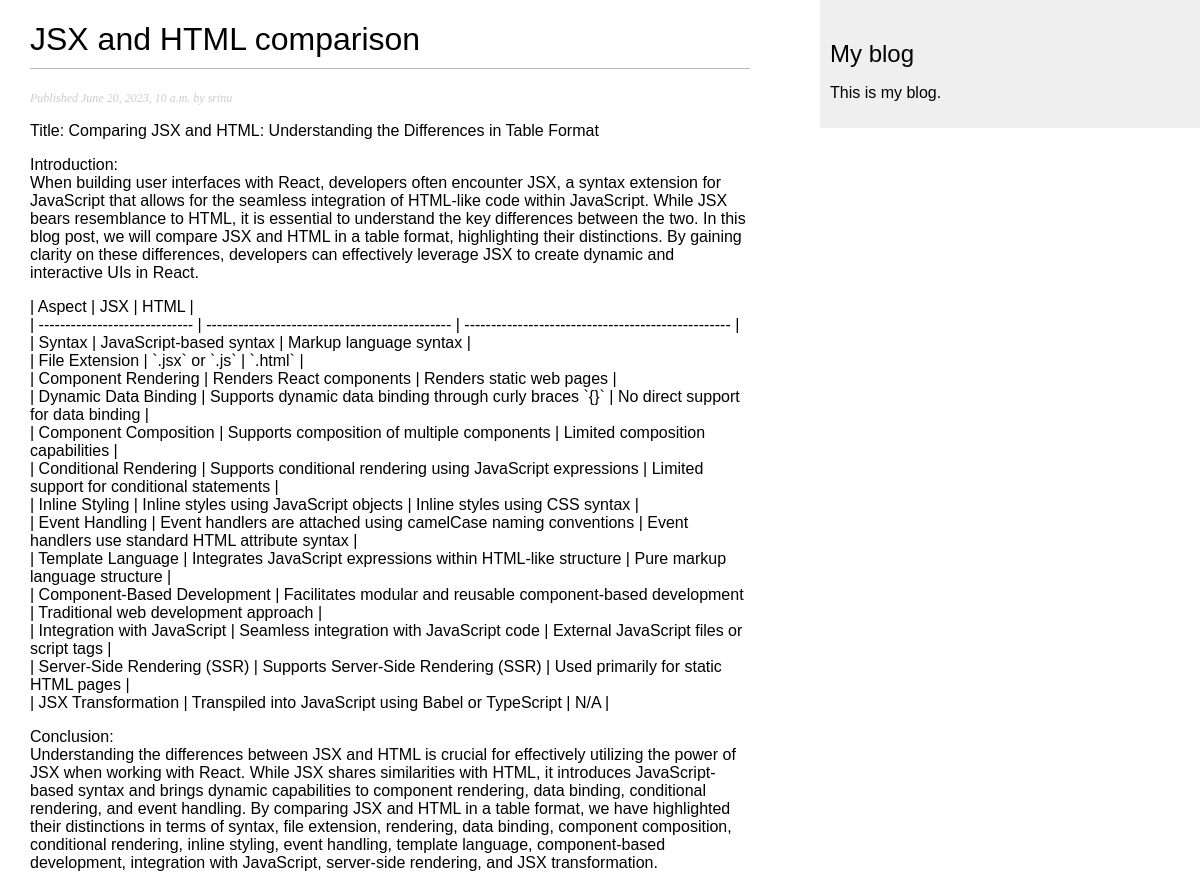
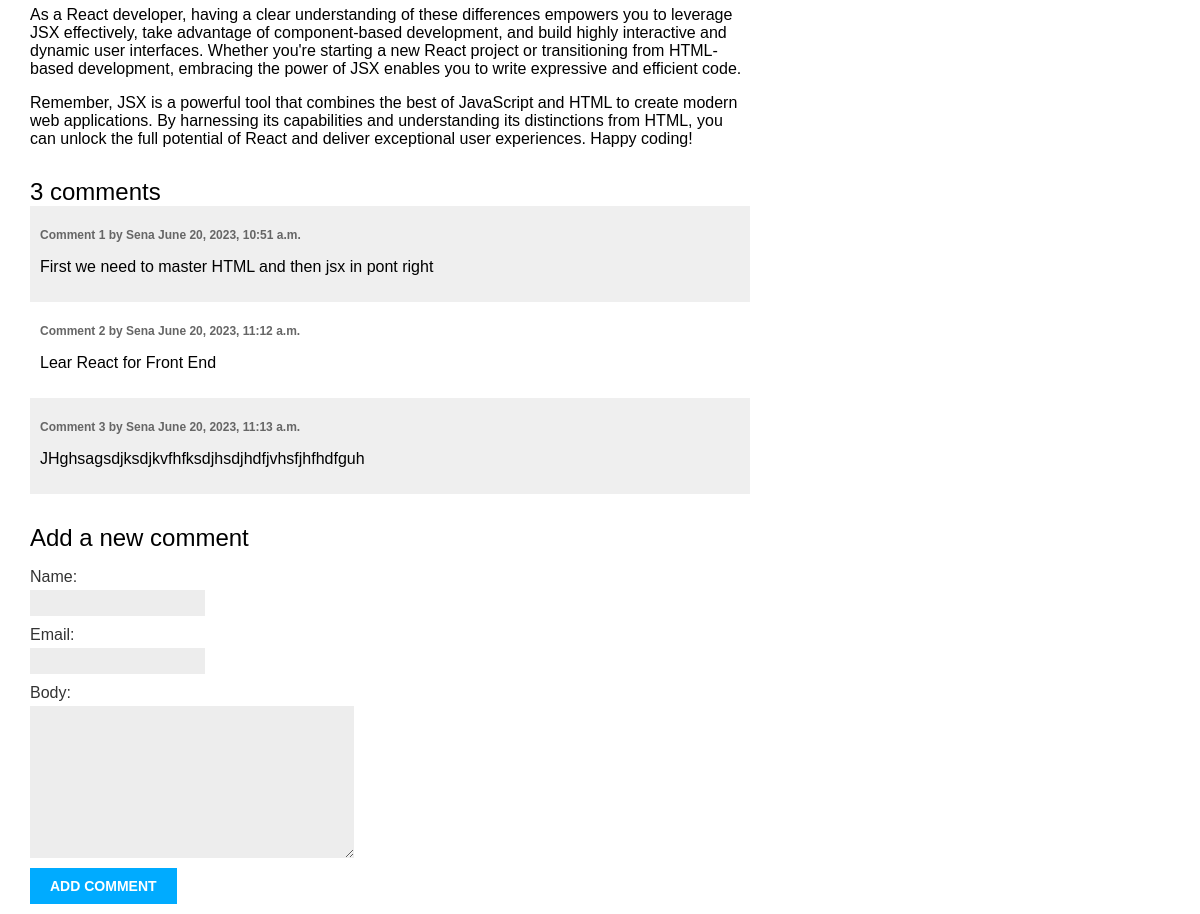
The page /blog/2023/6/20/jsx-and-html-comparison/ on the database its author committed (2 pictures, top to bottom).
### blogapp/models.py (models this page shows, shortened)
class Post(models.Model):
    class Status(models.TextChoices):
      DRAFT = 'DF', 'Draft'
      PUBLISHED = 'PB', 'Published'
    title = models.CharField(max_length=250)
    slug = models.SlugField(max_length=250,  unique_for_date='publish')
    author = models.ForeignKey(User,
                               on_delete=models.CASCADE,
                               related_name='blog_posts')
    body = models.TextField()
    publish = models.DateTimeField(default=timezone.now)
    created = models.DateTimeField(auto_now_add=True)
    updated = models.DateTimeField(auto_now=True)
    status = models.CharField(max_length=2,
                        choices=Status.choices,
                        default=Status.DRAFT)
    objects = models.Manager() # The default manager.
    published = PublishedManager() # Our custom manager.
    class Meta:
     ordering = ['-publish']
     indexes = [
           models.Index(fields=['-publish']),
     ]

class Comment(models.Model):
   post = models.ForeignKey(Post,
   on_delete=models.CASCADE,
   related_name='comments')
   name = models.CharField(max_length=80)
   email = models.EmailField()
   body = models.TextField()
   created = models.DateTimeField(auto_now_add=True)
   updated = models.DateTimeField(auto_now=True)
   active = models.BooleanField(default=True)
   class Meta:
    ordering = ['created']
    indexes = [
    models.Index(fields=['created']),
    ]

### blogapp/views.py (the view)
def post_detail(request,  year, month, day, post):
    post = get_object_or_404(Post,
                             status=Post.Status.PUBLISHED,
                             slug=post,
                             publish__year=year,
                             publish__month=month,
                             publish__day=day)
    comments = post.comments.filter(active=True)
    form = CommentForm()
    return render(request,
          'blogapp/post/detail.html',
           {'post': post,
          'comments': comments,
          'form': form})

### blogapp/forms.py
class CommentForm(forms.ModelForm):
 class Meta:
  model = Comment
  fields = ['name', 'email', 'body']

### blogapp/templates/blogapp/post/detail.html (shortened to what this page needs)
{% extends "blogapp/base.html" %}
{% block content %}
  <h1>{{ post.title }}</h1>
  <p class="date">
    Published {{ post.publish }} by {{ post.author }}
  </p>
  {{ post.body|linebreaks }}
  {% with comments.count as total_comments %}
 <h2>
 {{ total_comments }} comment{{ total_comments|pluralize }}
 </h2>
 {% endwith %}
 {% for comment in comments %}
 <div class="comment">
 <p class="info">
 Comment {{ forloop.counter }} by {{ comment.name }}
 {{ comment.created }}
 </p>
 {{ comment.body|linebreaks }}
 </div>
 {% empty %}
 <p>There are no comments.</p>
 {% endfor %}
 {% include "blogapp/includes/comment_form.html" %}
{% endblock %}

### blogapp/templates/blogapp/base.html (shortened to what this page needs)
{% load static %}
<!DOCTYPE html>
<html>
<head>
  <link href="{% static "css/blogapp.css" %}" rel="stylesheet">
</head>
<body>
  <div id="content">
    {% block content %}
    {% endblock %}
  </div>
  <div id="sidebar">
    <h2>My blog</h2>
    <p>This is my blog.</p>
  </div>
</body>
</html>

### blogapp/templates/blogapp/includes/comment_form.html (shortened to what this page needs)
<h2>Add a new comment</h2>
<form action="{% url "blog:post_comment" post.id %}" method="post">
 {{ form.as_p }}
 <p><input type="submit" value="Add comment"></p>
</form>

### blogapp/static/css/blogapp.css (style rules this page uses)
body { margin:0; padding:0; font-family:helvetica, sans-serif; }
h1 { font-weight:normal; border-bottom:1px solid #bbb; padding:0 0 10px 0; }
h2 { font-weight:normal; margin:30px 0 0; }
#content { float:left; width:60%; padding:0 0 0 30px; }
#sidebar { float:right; width:30%; padding:10px; background:#efefef; height:100%; }
p.date { color:#ccc; font-family: georgia, serif; font-size: 12px; font-style: italic; }
label { float:left; clear:both; color:#333; margin-bottom:4px; }
input, textarea { clear:both; float:left; margin:0 0 10px; background:#ededed; border:0; padding:6px 10px; font-size:12px; }
input[type=submit] { font-weight:bold; background:#00abff; color:#fff; padding:10px 20px; font-size:14px; text-transform:uppercase; }
.comment { padding:10px; }
.comment:nth-child(even) { background:#efefef; }
.comment .info { font-weight:bold; font-size:12px; color:#666; }

### rows shown on the page
Post: title "JSX and HTML comparison", publish "June 20, 2023, 10 a.m.", author "srinu", body "Title: Comparing JSX and HTML: Understanding the Differences in Table Format Introduction: When building user interfaces with React, developers often encounter JSX, a syntax extension for JavaScript that allows for the seamless integration of HTML-like code within JavaScript. While JSX bears resemblance to HTML, it is essential to understand the key differences between the two. In this blog post, we will compare JSX and HTML in a table format, highlighting their distinctions. By gaining clarity on these differences, developers can effectively leverage JSX to create dynamic and interactive UIs in React. | Aspect | JSX | HTML | | ----------------------------- |…"
Comment: name "Sena", created "June 20, 2023, 10:51 a.m.", body "First we need to master HTML and then jsx in pont right"
Comment: name "Sena", created "June 20, 2023, 11:12 a.m.", body "Lear React for Front End"
Comment: name "Sena", created "June 20, 2023, 11:13 a.m.", body "JHghsagsdjksdjkvfhfksdjhsdjhdfjvhsfjhfhdfguh"

### other values the page prints
{{ total_comments }} "3"
